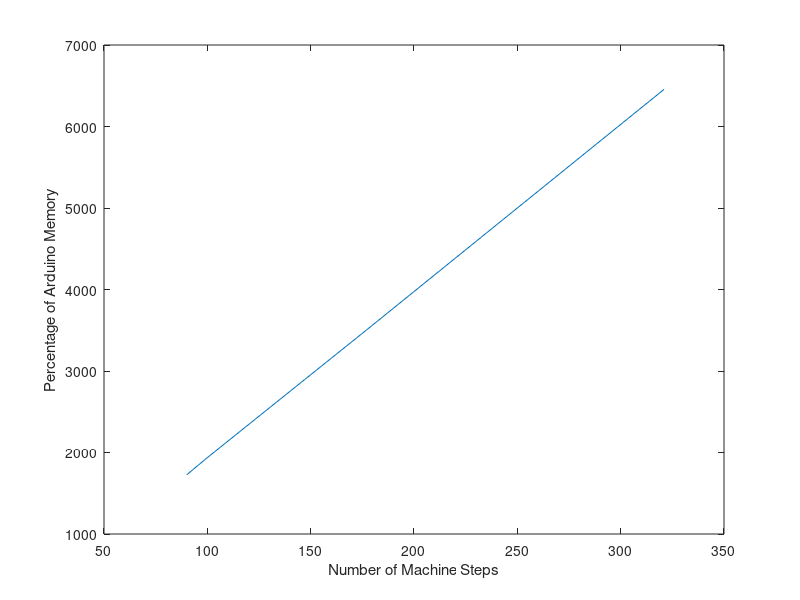
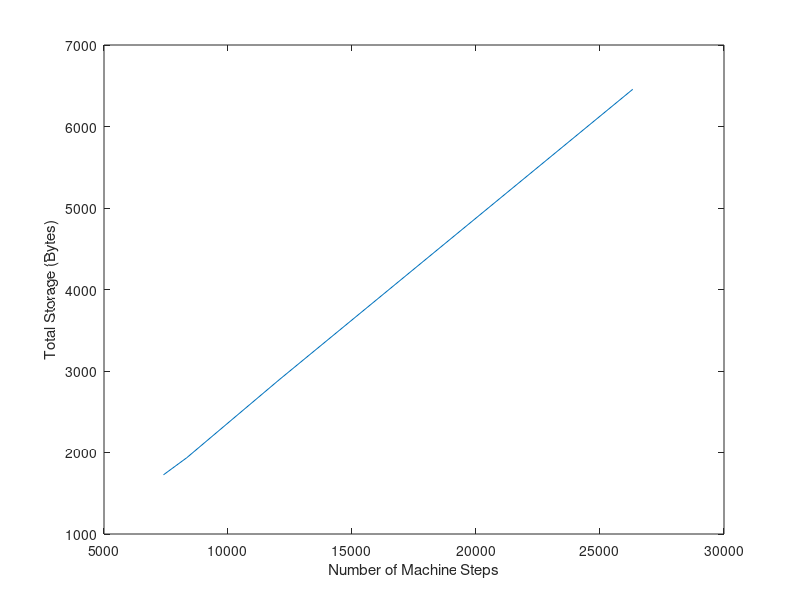
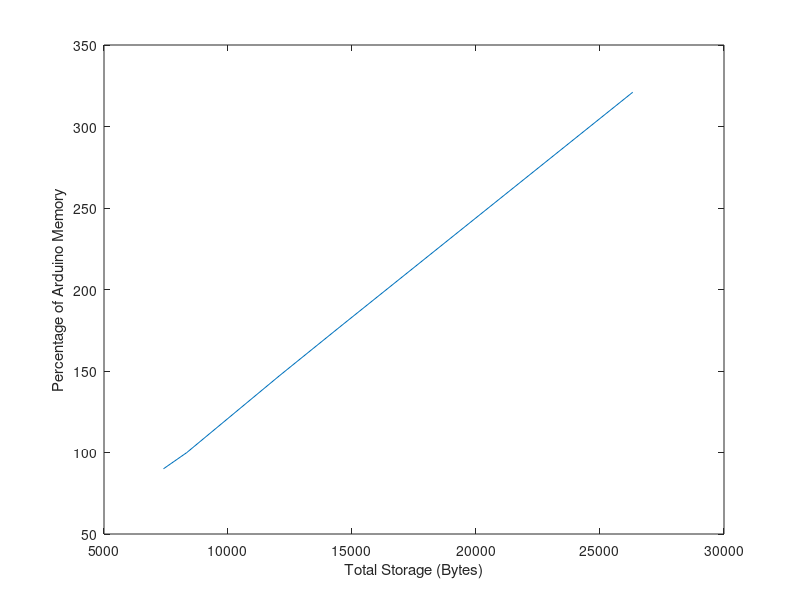

Source code (MATLAB) for these figures, in order:
clc
clear all
close all

num_of_steps = [6456,3503,2893,1937,1726];
perc_arduino_memory = [321,177,147,100,90];
total_storage_bytes = [26318,14506,12066,8342,7398];

figure(1)
plot(perc_arduino_memory,num_of_steps)
xlabel('Number of Machine Steps')
ylabel('Percentage of Arduino Memory')

figure(2)
plot(total_storage_bytes,num_of_steps)
xlabel('Number of Machine Steps')
ylabel('Total Storage (Bytes)')

figure(3)
plot(total_storage_bytes,perc_arduino_memory)
xlabel('Total Storage (Bytes)')
ylabel('Percentage of Arduino Memory')

format long g

x = 1:200;
p1 =       20.46;
p2 =      -114.3;
f(x) = p1*x + p2;

f(100)


 
